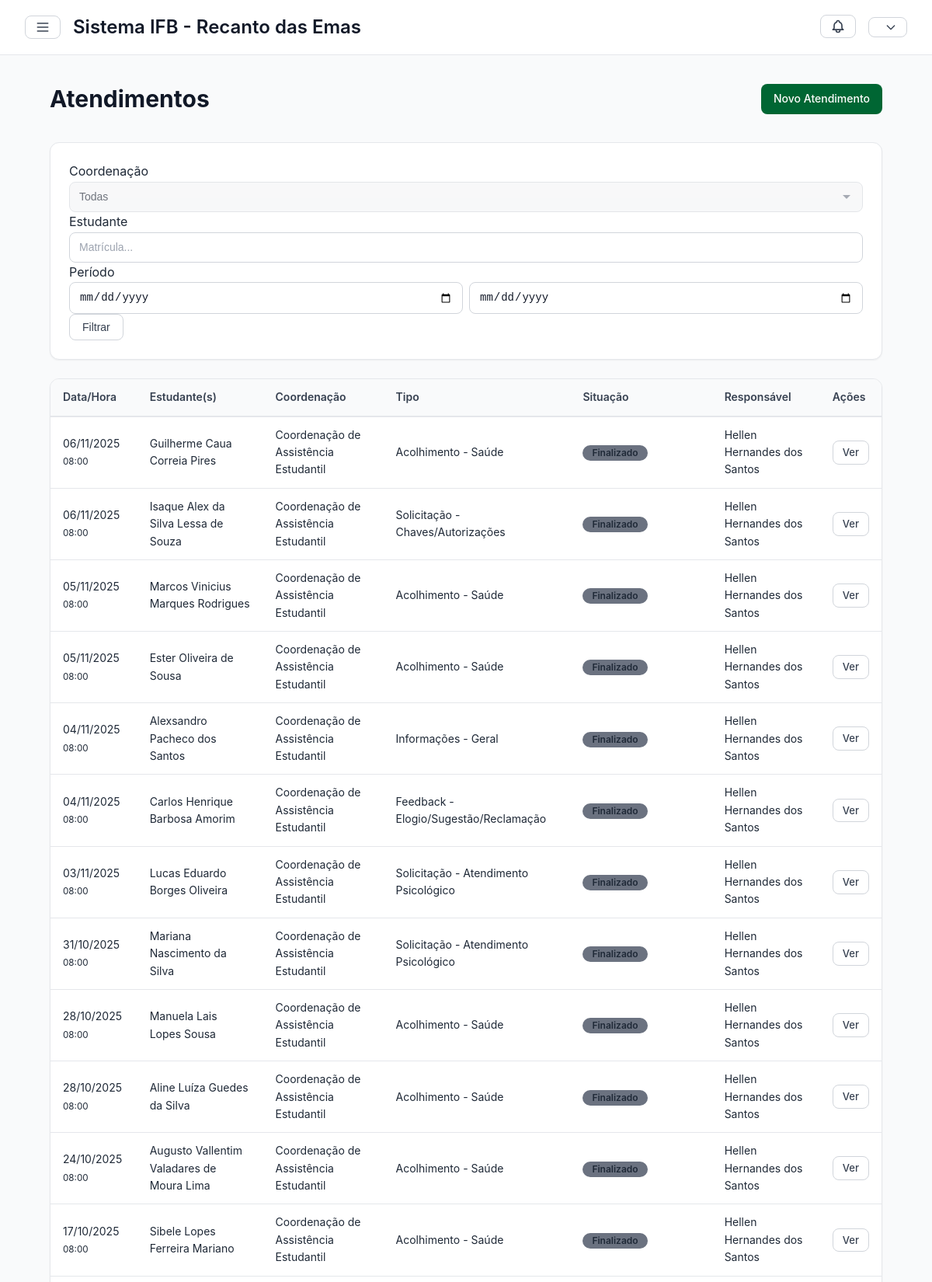
The app's page /atendimentos/ (signed in, upper part) with its own data.
### atendimentos/models.py (models this page shows, shortened)
class Atendimento(models.Model):
    ORIGEM_CHOICES = [
        ('PRESENCIAL', 'Presencial'),
        ('ENCAMINHAMENTO', 'Encaminhamento'),
        ('SOLICITACAO_DOCENTE', 'Solicitação de Docente'),
        ('SOLICITACAO_COORDENACAO', 'Solicitação de Coordenação'),
        ('CONTATO_TELEFONICO', 'Contato Telefônico'),
        ('CONTATO_WHATSAPP', 'Contato Whatsapp'),
        ('RESPONSAVEL', 'Responsável'),
        ('OUTRO', 'Outro'),
    ]
    coordenacao = models.CharField(max_length=30, choices=Coordenacao.CHOICES)
    estudantes = models.ManyToManyField(Estudante, related_name='atendimentos')
    servidor_responsavel = models.ForeignKey(
        Servidor,
        on_delete=models.PROTECT,
        related_name='atendimentos_realizados'
    )
    servidores_participantes = models.ManyToManyField(
        Servidor,
        related_name='atendimentos_participacao',
        blank=True
    )
    data = models.DateField()
    hora = models.TimeField()
    tipo_atendimento = models.ForeignKey(TipoAtendimento, on_delete=models.PROTECT)
    situacao = models.ForeignKey(SituacaoAtendimento, on_delete=models.PROTECT)
    origem = models.CharField(max_length=30, choices=ORIGEM_CHOICES)
    informacoes = models.TextField()
    observacoes = models.TextField(blank=True)
    anexos = models.FileField(upload_to='atendimentos/', blank=True, null=True)
    publicar_ficha_aluno = models.BooleanField(default=False)
    criado_em = models.DateTimeField(auto_now_add=True)
    atualizado_em = models.DateTimeField(auto_now=True)
    class Meta:
        ordering = ['-data', '-hora']
        verbose_name = 'Atendimento'
        verbose_name_plural = 'Atendimentos'

class TipoAtendimento(models.Model):
    nome = models.CharField(max_length=100)
    descricao = models.TextField(blank=True)
    ativo = models.BooleanField(default=True)
    class Meta:
        verbose_name = 'Tipo de Atendimento'
        verbose_name_plural = 'Tipos de Atendimento'

class SituacaoAtendimento(models.Model):
    nome = models.CharField(max_length=100)
    cor = models.CharField(max_length=7, default='#6b7280')
    ativo = models.BooleanField(default=True)
    class Meta:
        verbose_name = 'Situação de Atendimento'
        verbose_name_plural = 'Situações de Atendimento'

### core/models.py (models this page shows, shortened)
class Estudante(models.Model):
    SITUACAO_CHOICES = [
        ('ATIVO', 'Ativo'),
        ('INATIVO', 'Inativo'),
        ('TRANCADO', 'Trancado'),
        ('EVADIDO', 'Evadido'),
        ('FORMADO', 'Formado'),
        ('TRANSFERIDO', 'Transferido'),
    ]
    matricula_sga = models.CharField(max_length=20, unique=True)
    nome = models.CharField(max_length=200)
    cpf = models.CharField(max_length=14, blank=True)
    data_nascimento = models.DateField(null=True, blank=True)
    email = models.EmailField()
    email_responsavel = models.EmailField(blank=True)
    contato_responsavel = models.CharField(max_length=15, blank=True)
    logradouro = models.CharField(max_length=200, blank=True)
    bairro_cidade = models.CharField(max_length=100, blank=True)
    uf = models.CharField(max_length=2, blank=True)
    turma = models.ForeignKey(Turma, on_delete=models.PROTECT, related_name='estudantes')
    turma_periodo = models.CharField(max_length=20, blank=True)
    campus = models.ForeignKey(Campus, on_delete=models.PROTECT)
    curso = models.ForeignKey(Curso, on_delete=models.PROTECT)
    situacao = models.CharField(max_length=15, choices=SITUACAO_CHOICES, default='ATIVO')
    data_ingresso = models.DateField()
    foto = models.ImageField(upload_to='estudantes/', blank=True, null=True)
    responsavel = models.ForeignKey(
        Responsavel,
        on_delete=models.SET_NULL,
        null=True,
        blank=True
    )
    class Meta:
        ordering = ['nome']

class Servidor(models.Model):
    user = models.OneToOneField(User, on_delete=models.CASCADE)
    siape = models.CharField(max_length=10, unique=True)
    nome = models.CharField(max_length=200)
    funcao = models.CharField(max_length=100)
    email = models.EmailField()
    campus = models.ForeignKey(Campus, on_delete=models.PROTECT)
    coordenacao = models.CharField(
        max_length=30,
        choices=Coordenacao.CHOICES,
        blank=True
    )
    membro_comissao_disciplinar = models.BooleanField(default=False)
    pode_registrar_atendimento = models.BooleanField(default=False)
    pode_visualizar_ficha_aluno = models.BooleanField(default=False)
    class Meta:
        verbose_name_plural = "Servidores"
        ordering = ['nome']

### atendimentos/views.py (the view)
# urls.py: path('', views.atendimento_list, name='atendimento_list'),
@login_required
def atendimento_list(request):
    servidor = request.user.servidor
    if not request.user.is_superuser:
        atendimentos = Atendimento.objects.filter(coordenacao=servidor.coordenacao)
    else:
        atendimentos = Atendimento.objects.all()
    coordenacao = request.GET.get('coordenacao')
    estudante = request.GET.get('estudante')
    data_inicio = request.GET.get('data_inicio')
    data_fim = request.GET.get('data_fim')
    if coordenacao:
        atendimentos = atendimentos.filter(coordenacao=coordenacao)
    if estudante:
        atendimentos = atendimentos.filter(estudantes__matricula_sga=estudante)
    if data_inicio:
        atendimentos = atendimentos.filter(data__gte=data_inicio)
    if data_fim:
        atendimentos = atendimentos.filter(data__lte=data_fim)
    context = {
        'atendimentos': atendimentos,
    }
    return render(request, 'atendimentos/atendimento_list.html', context)

### templates/atendimentos/atendimento_list.html (shortened to what this page needs)
{% extends 'core/base.html' %}
{% load static %}
{% block content %}
<div class="container">
    <div class="page-header">
        <h1 class="page-title">Atendimentos</h1>
        <a href="{% url 'atendimentos:atendimento_create' %}" class="btn btn-primary">
            Novo Atendimento
        </a>
    </div>
    <div class="card mb-4">
        <div class="card-body">
            <form method="get" class="grid-3">
                <div>
                    <label>Coordenação</label>
                    <select name="coordenacao" class="form-control">
                        <option value="">Todas</option>
                    </select>
                </div>
                <div>
                    <label>Estudante</label>
                    <input type="text" name="estudante" class="form-control"
                           placeholder="Matrícula..." value="{{ request.GET.estudante }}">
                </div>
                <div>
                    <label>Período</label>
                    <div class="flex gap-2">
                        <input type="date" name="data_inicio" class="form-control"
                               value="{{ request.GET.data_inicio }}">
                        <input type="date" name="data_fim" class="form-control"
                               value="{{ request.GET.data_fim }}">
                    </div>
                </div>
                <div class="flex items-end">
                    <button type="submit" class="btn btn-outline">Filtrar</button>
                </div>
            </form>
        </div>
    </div>
    <div class="card">
        <div class="card-body" style="padding: 0;">
            <div class="table-container">
                <table class="table">
                    <thead>
                        <tr>
                            <th>Data/Hora</th>
                            <th>Estudante(s)</th>
                            <th>Coordenação</th>
                            <th>Tipo</th>
                            <th>Situação</th>
                            <th>Responsável</th>
                            <th>Ações</th>
                        </tr>
                    </thead>
                    <tbody>
                        {% for atendimento in atendimentos %}
                        <tr>
                            <td>
                                {{ atendimento.data|date:"d/m/Y" }}<br>
                                <small>{{ atendimento.hora|time:"H:i" }}</small>
                            </td>
                            <td>
                                {% for estudante in atendimento.estudantes.all %}
                                    {{ estudante.nome }}{% if not forloop.last %}, {% endif %}
                                {% endfor %}
                            </td>
                            <td>{{ atendimento.get_coordenacao_display }}</td>
                            <td>{{ atendimento.tipo_atendimento.nome }}</td>
                            <td>
                                <span class="badge" style="background: {{ atendimento.situacao.cor }}">
                                    {{ atendimento.situacao.nome }}
                                </span>
                            </td>
                            <td>{{ atendimento.servidor_responsavel.nome }}</td>
                            <td>
                                <a href="{% url 'atendimentos:atendimento_detail' atendimento.pk %}"
                                   class="btn btn-outline btn-sm">
                                    Ver
                                </a>
                            </td>
                        </tr>
                        {% empty %}
                        <tr>
                            <td colspan="7" class="text-center py-4 text-muted">
                                Nenhum atendimento encontrado.
                            </td>
                        </tr>
                        {% endfor %}
                    </tbody>
                </table>
            </div>
        </div>
    </div>
</div>
{% endblock %}

### static/css/main.css (style rules this page uses)
* { margin: 0; padding: 0; box-sizing: border-box; }
:root { --ifb-verde: #006633; --ifb-verde-escuro: #004d26; --ifb-verde-claro: #00994d; --status-registrada: #3b82f6; --status-analise: #8b5cf6; --status-aguardando: #eab308; --status-finalizada: #10b981; --status-arquivada: #6b7280; --status-recurso: #f97316; --gravidade-leve: #10b981; --gravidade-media: #eab308; --gravidade-grave: #f97316; --gravidade-gravissima: #ef4444; --gray-50: #f9fafb; --gray-100: #f3f4f6; --gray-200: #e5e7eb; --gray-300: #d1d5db; --gray-400: #9ca3af; --gray-500: #6b7280; --gray-600: #4b5563; --gray-700: #374151; --gray-800: #1f2937; --gray-900: #111827; --spacing-xs: 0.25rem; --spacing-sm: 0.5rem; --spacing-md: 1rem; --spacing-lg: 1.5rem; --spacing-xl: 2rem; --spacing-2xl: 3rem; --radius-sm: 0.25rem; --radius-md: 0.5rem; --radius-lg: 0.75rem; --radius-xl: 1rem; --shadow-sm: 0 1px 2px 0 rgba(0, 0, 0, 0.05); --shadow-md: 0 4px 6px -1px rgba(0, 0, 0, 0.1); --shadow-lg: 0 10px 15px -3px rgba(0, 0, 0, 0.1); --shadow-xl: 0 20px 25px -5px rgba(0, 0, 0, 0.1); }
body { font-family: -apple-system, BlinkMacSystemFont, "Segoe UI", Roboto, "Helvetica Neue", Arial, sans-serif; line-height: 1.6; color: var(--gray-800); background-color: var(--gray-50); }
.container { max-width: min(1280px, 100%); margin: 0 auto; padding: 0 var(--spacing-md); }
.card { background: white; border-radius: var(--radius-lg); box-shadow: var(--shadow-sm); border: 1px solid var(--gray-200); overflow: hidden; }
.card-body { padding: var(--spacing-lg); }
.badge { display: inline-flex; align-items: center; padding: 0.25rem 0.75rem; border-radius: 9999px; font-size: 0.75rem; font-weight: 600; line-height: 1; }
.btn { display: inline-flex; align-items: center; justify-content: center; padding: 0.5rem 1rem; border-radius: var(--radius-md); font-weight: 500; font-size: 0.875rem; transition: all 0.2s; cursor: pointer; border: none; text-decoration: none; gap: 0.5rem; }
.btn-primary { background: var(--ifb-verde); color: white; }
.btn-outline { background: transparent; border: 1px solid var(--gray-300); color: var(--gray-700); }
.btn-sm { padding: 0.25rem 0.75rem; font-size: 0.8125rem; }
.form-control { width: 100%; padding: 0.5rem 0.75rem; border: 1px solid var(--gray-300); border-radius: var(--radius-md); font-size: 0.875rem; transition: all 0.2s; }
.table-container { overflow-x: auto; }
.table { width: 100%; border-collapse: collapse; }
.table thead { background: var(--gray-50); }
.table th { padding: 0.75rem 1rem; text-align: left; font-weight: 600; font-size: 0.875rem; color: var(--gray-700); border-bottom: 2px solid var(--gray-200); }
.table td { padding: 0.75rem 1rem; border-bottom: 1px solid var(--gray-200); font-size: 0.875rem; }
.mb-4 { margin-bottom: var(--spacing-lg); }
.flex { display: flex; }
.gap-2 { gap: var(--spacing-sm); }
.grid-3 { grid-template-columns: repeat(3, 1fr); gap: var(--spacing-lg); }

### static/css/forms-basics.css (style rules this page uses)
.form-control { width: 100%; padding: 0.5rem 0.75rem; border: 1px solid var(--gray-300); border-radius: var(--radius-md); font-size: 0.875rem; line-height: 1.5; color: var(--gray-900); background-color: white; transition: border-color 0.15s ease-in-out, box-shadow 0.15s ease-in-out; }
.form-control:disabled, .form-control:read-only { background-color: var(--gray-100); opacity: 0.6; cursor: not-allowed; }
.form-control::placeholder { color: var(--gray-400); }
select.form-control { padding-right: 2.5rem; background-repeat: no-repeat; background-position: right 0.75rem center; background-size: 16px; appearance: none; }
input[type="date"].form-control, input[type="time"].form-control, input[type="datetime-local"].form-control, input[type="month"].form-control, input[type="week"].form-control { appearance: none; }

### static/css/forms-advanced.css (style rules this page uses)
.page-header { display: flex; justify-content: space-between; align-items: center; margin-bottom: 2rem; }
.page-title { font-size: 1.875rem; font-weight: 700; color: var(--gray-900); margin: 0; }

### static/css/utilities.css (style rules this page uses)
.mb-4 { margin-bottom: var(--spacing-lg); }
.flex { display: flex; }
.items-end { align-items: flex-end; }
.gap-2 { gap: var(--spacing-sm); }

### records on screen
Atendimento: data "06/11/2025", hora "08:00", coordenacao "Coordenação de Assistência Estudantil", tipo_atendimento.nome "Acolhimento - Saúde", situacao.nome "Finalizado", servidor_responsavel.nome "Hellen Hernandes dos Santos"
Estudante: nome "Guilherme Caua Correia Pires"
Atendimento: data "06/11/2025", hora "08:00", coordenacao "Coordenação de Assistência Estudantil", tipo_atendimento.nome "Solicitação - Chaves/Autorizações", situacao.nome "Finalizado", servidor_responsavel.nome "Hellen Hernandes dos Santos"
Estudante: nome "Isaque Alex da Silva Lessa de Souza"
Atendimento: data "05/11/2025", hora "08:00", coordenacao "Coordenação de Assistência Estudantil", tipo_atendimento.nome "Acolhimento - Saúde", situacao.nome "Finalizado", servidor_responsavel.nome "Hellen Hernandes dos Santos"
Estudante: nome "Marcos Vinicius Marques Rodrigues"
Atendimento: data "05/11/2025", hora "08:00", coordenacao "Coordenação de Assistência Estudantil", tipo_atendimento.nome "Acolhimento - Saúde", situacao.nome "Finalizado", servidor_responsavel.nome "Hellen Hernandes dos Santos"
Estudante: nome "Ester Oliveira de Sousa"
Atendimento: data "04/11/2025", hora "08:00", coordenacao "Coordenação de Assistência Estudantil", tipo_atendimento.nome "Informações - Geral", situacao.nome "Finalizado", servidor_responsavel.nome "Hellen Hernandes dos Santos"
Estudante: nome "Alexsandro Pacheco dos Santos"
Atendimento: data "04/11/2025", hora "08:00", coordenacao "Coordenação de Assistência Estudantil", tipo_atendimento.nome "Feedback - Elogio/Sugestão/Reclamação", situacao.nome "Finalizado", servidor_responsavel.nome "Hellen Hernandes dos Santos"
Estudante: nome "Carlos Henrique Barbosa Amorim"
Atendimento: data "03/11/2025", hora "08:00", coordenacao "Coordenação de Assistência Estudantil", tipo_atendimento.nome "Solicitação - Atendimento Psicológico", situacao.nome "Finalizado", servidor_responsavel.nome "Hellen Hernandes dos Santos"
Estudante: nome "Lucas Eduardo Borges Oliveira"
Atendimento: data "31/10/2025", hora "08:00", coordenacao "Coordenação de Assistência Estudantil", tipo_atendimento.nome "Solicitação - Atendimento Psicológico", situacao.nome "Finalizado", servidor_responsavel.nome "Hellen Hernandes dos Santos"
Estudante: nome "Mariana Nascimento da Silva"
Atendimento: data "28/10/2025", hora "08:00", coordenacao "Coordenação de Assistência Estudantil", tipo_atendimento.nome "Acolhimento - Saúde", situacao.nome "Finalizado", servidor_responsavel.nome "Hellen Hernandes dos Santos"
Estudante: nome "Manuela Lais Lopes Sousa"
Atendimento: data "28/10/2025", hora "08:00", coordenacao "Coordenação de Assistência Estudantil", tipo_atendimento.nome "Acolhimento - Saúde", situacao.nome "Finalizado", servidor_responsavel.nome "Hellen Hernandes dos Santos"
Estudante: nome "Aline Luíza Guedes da Silva"
Atendimento: data "24/10/2025", hora "08:00", coordenacao "Coordenação de Assistência Estudantil", tipo_atendimento.nome "Acolhimento - Saúde", situacao.nome "Finalizado", servidor_responsavel.nome "Hellen Hernandes dos Santos"
Estudante: nome "Augusto Vallentim Valadares de Moura Lima"
Atendimento: data "17/10/2025", hora "08:00", coordenacao "Coordenação de Assistência Estudantil", tipo_atendimento.nome "Acolhimento - Saúde", situacao.nome "Finalizado", servidor_responsavel.nome "Hellen Hernandes dos Santos"
Estudante: nome "Sibele Lopes Ferreira Mariano"
